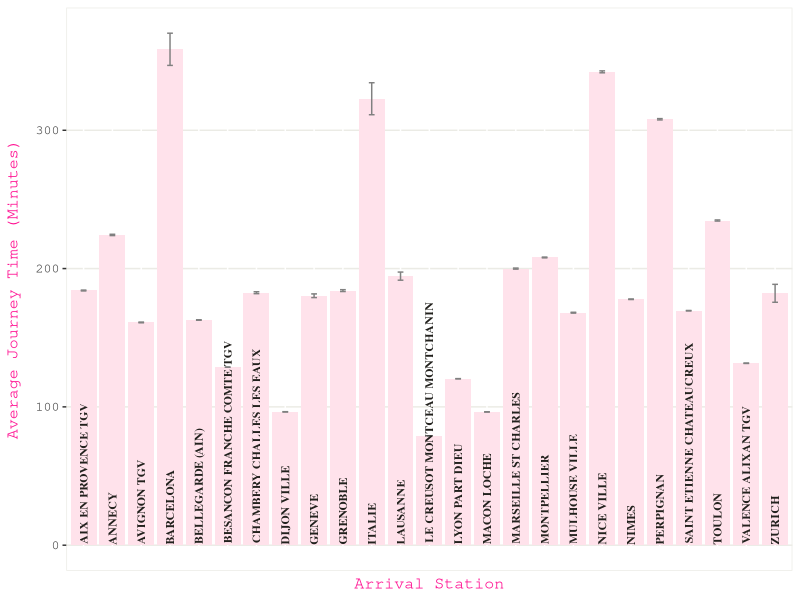

The R source for this figure:
## ---- chunk 1
knitr::opts_chunk$set(echo = TRUE)

library(tidyverse)
library(RColorBrewer)
## ---- chunk 2

data <- readr::read_csv("french_trains.csv")
data

view(data)

## ---- chunk 3

  

## ---- chunk 4


## ---- chunk 5



## ---- chunk 6




## ---- chunk 7


  
## ---- chunk 8



## ---- chunk 9



## ---- chunk 10

data %>% 
    group_by(departure_station, arrival_station) %>% 
    summarise(average_time = round(mean(journey_time_avg), 1),
            stdev = round(sd(journey_time_avg), 1)) %>%
    mutate(mean_sd = paste(average_time, "+/-", stdev)) %>% 
    rename(MeanTime_StandardDeviation = mean_sd) %>%
    arrange(average_time) %>% 
    filter(departure_station == "Paris Lyon") # Case-sensitive!
  
## ---- chunk 11
  


## ---- chunk 12

data %>% 
    group_by(departure_station, arrival_station) %>% 
    summarise(average_time = mean(journey_time_avg),
            stnd_error = sd(journey_time_avg)/sqrt(n())) %>%
    arrange(average_time) %>% 
    filter(departure_station == "PARIS LYON") %>%
    ggplot(aes(x = arrival_station, y = average_time))+
      geom_bar(stat = "identity", fill = "#ffe2eb")+
      geom_errorbar(aes(ymin = average_time - stnd_error, 
                      ymax = average_time + stnd_error), 
                      width = 0.2, 
                      color = "#808080")+
      geom_text(aes(label = arrival_station), 
                      position = position_stack(vjust=0),
                      hjust = -0.01,
                      size = 3,
                      color = "#22211d",
                      angle = 90, 
                      fontface = "bold", 
                      family = "serif")+
      xlab("Arrival Station")+
      ylab("Average Journey Time (Minutes)")+
      theme(text = element_text(color = "#22211d", size = 12, family = "mono"),
        axis.line = element_blank(),
        axis.title.x = element_text(color = "#FF1493"),
        axis.text.x = element_blank(),
        axis.title.y = element_text(color = "#FF1493", margin = margin(r = 10)),
        axis.ticks.x = element_blank(),
        panel.grid.major.y = element_line(color = "#ebebe5", size = 0.5),
        panel.grid.minor = element_blank(),
        plot.background = element_blank(), 
        panel.background = element_blank(), 
        legend.background = element_blank(),
        legend.title = element_blank(),
        legend.position = "bottom",
        panel.border = element_rect(fill = NA, color = "#ebebe5", size = 0.5))


## ---- chunk 13


## ---- chunk 14



